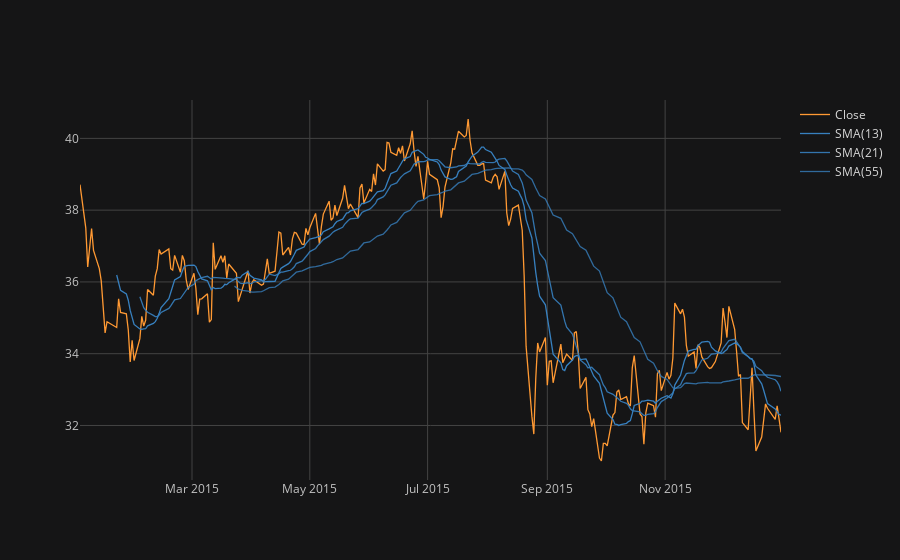

Here is the notebook cell this chart was saved with:
### Code cell
ms_15.ta_plot(study='sma',periods=[13,21,55],theme = 'solar')

### Figure 1 — Plotly figure (JSON) as saved in the notebook; plotly's stock layout.template omitted (floating-point values rounded to 4 significant figures; data arrays with more than 128 entries replaced by an {"elided": "..."} marker saying what was removed)
{"data": [{"line": {"color": "rgba(255, 153, 51, 1.0)", "dash": "solid", "shape": "linear", "width": 1.3}, "mode": "lines", "name": "Close", "text": "", "type": "scatter", "x": {"elided": "252 str values"}, "y": {"elided": "252 float values"}}, {"line": {"color": "rgba(55, 128, 191, 1.0)", "dash": "solid", "shape": "linear", "width": 1.3}, "mode": "lines", "name": "SMA(13)", "text": "", "type": "scatter", "x": {"elided": "252 str values"}, "y": {"elided": "252 mixed values"}}, {"line": {"color": "rgba(55, 128, 191, 0.8999999999999999)", "dash": "solid", "shape": "linear", "width": 1.3}, "mode": "lines", "name": "SMA(21)", "text": "", "type": "scatter", "x": {"elided": "252 str values"}, "y": {"elided": "252 mixed values"}}, {"line": {"color": "rgba(55, 128, 191, 0.7999999999999998)", "dash": "solid", "shape": "linear", "width": 1.3}, "mode": "lines", "name": "SMA(55)", "text": "", "type": "scatter", "x": {"elided": "252 str values"}, "y": {"elided": "252 mixed values"}}], "layout": {"legend": {"bgcolor": "#151516", "font": {"color": "#D9D9D9"}}, "paper_bgcolor": "#151516", "plot_bgcolor": "#151516", "title": {"font": {"color": "#D9D9D9"}}, "xaxis": {"gridcolor": "#434343", "showgrid": true, "tickfont": {"color": "#C2C2C2"}, "title": {"font": {"color": "#D9D9D9"}, "text": ""}, "zerolinecolor": "#666570"}, "yaxis": {"gridcolor": "#434343", "showgrid": true, "tickfont": {"color": "#C2C2C2"}, "title": {"font": {"color": "#D9D9D9"}, "text": ""}, "zerolinecolor": "#666570"}}}
